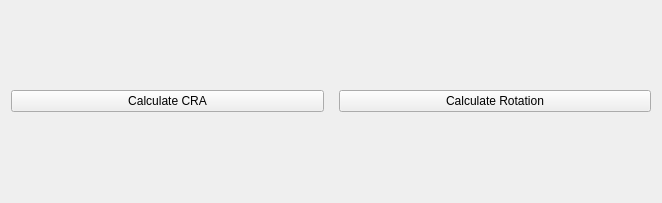
<?xml version="1.0" encoding="UTF-8"?>
<ui version="4.0">
 <class>CraWidgetClass</class>
 <widget class="QWidget" name="CraWidgetClass">
  <property name="geometry">
   <rect>
    <x>0</x>
    <y>0</y>
    <width>662</width>
    <height>203</height>
   </rect>
  </property>
  <property name="windowTitle">
   <string>CraWidget</string>
  </property>
  <layout class="QHBoxLayout" name="horizontalLayout">
   <property name="spacing">
    <number>15</number>
   </property>
   <item>
    <widget class="QPushButton" name="btn_calculate">
     <property name="minimumSize">
      <size>
       <width>150</width>
       <height>0</height>
      </size>
     </property>
     <property name="text">
      <string>Calculate CRA</string>
     </property>
    </widget>
   </item>
   <item>
    <widget class="QPushButton" name="btn_rotation">
     <property name="text">
      <string>Calculate Rotation</string>
     </property>
    </widget>
   </item>
  </layout>
 </widget>
 <layoutdefault spacing="6" margin="11"/>
 <resources/>
 <connections/>
</ui>
